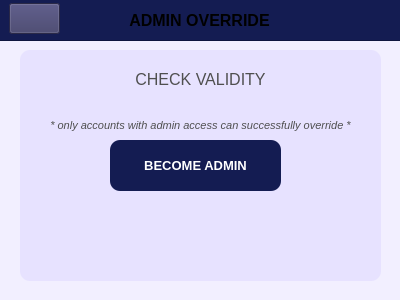
<?xml version="1.0" encoding="UTF-8"?>
<ui version="4.0">
 <class>PopUp_dashboardAdminOverride</class>
 <widget class="QDialog" name="PopUp_dashboardAdminOverride">
  <property name="geometry">
   <rect>
    <x>0</x>
    <y>0</y>
    <width>400</width>
    <height>300</height>
   </rect>
  </property>
  <property name="sizePolicy">
   <sizepolicy hsizetype="Fixed" vsizetype="Fixed">
    <horstretch>0</horstretch>
    <verstretch>0</verstretch>
   </sizepolicy>
  </property>
  <property name="windowTitle">
   <string>Dialog</string>
  </property>
  <property name="styleSheet">
   <string notr="true">#PopUp_dashboardAdminOverride{
	background-color: #f2efff;
}</string>
  </property>
  <widget class="QFrame" name="basePopUpBodyFrame">
   <property name="geometry">
    <rect>
     <x>20</x>
     <y>50</y>
     <width>361</width>
     <height>231</height>
    </rect>
   </property>
   <property name="styleSheet">
    <string notr="true">#basePopUpBodyFrame {
	background-color: #e7e2ff;
	border: none;
	border-radius: 10px;
}</string>
   </property>
   <property name="frameShape">
    <enum>QFrame::Shape::StyledPanel</enum>
   </property>
   <property name="frameShadow">
    <enum>QFrame::Shadow::Raised</enum>
   </property>
   <widget class="QLabel" name="adminoverride_labelDesc">
    <property name="geometry">
     <rect>
      <x>0</x>
      <y>20</y>
      <width>361</width>
      <height>61</height>
     </rect>
    </property>
    <property name="font">
     <font>
      <family>Arial</family>
      <pointsize>12</pointsize>
      <bold>false</bold>
     </font>
    </property>
    <property name="styleSheet">
     <string notr="true">#adminoverride_labelDesc {
	background-color: transparent;
	color: #4f4f4f;
}
</string>
    </property>
    <property name="text">
     <string>&lt;html&gt;&lt;head/&gt;&lt;body&gt;&lt;p&gt;CHECK VALIDITY&lt;/p&gt;&lt;p&gt;&lt;br/&gt;&lt;span style=&quot; font-size:8pt; font-style:italic;&quot;&gt;* only accounts with admin access can successfully override *&lt;/span&gt;&lt;/p&gt;&lt;/body&gt;&lt;/html&gt;</string>
    </property>
    <property name="alignment">
     <set>Qt::AlignmentFlag::AlignCenter</set>
    </property>
   </widget>
   <widget class="QPushButton" name="adminoverride_buttonOverrideAsAdmin">
    <property name="geometry">
     <rect>
      <x>90</x>
      <y>90</y>
      <width>171</width>
      <height>51</height>
     </rect>
    </property>
    <property name="font">
     <font>
      <family>Arial</family>
      <pointsize>10</pointsize>
      <bold>true</bold>
     </font>
    </property>
    <property name="cursor">
     <cursorShape>PointingHandCursor</cursorShape>
    </property>
    <property name="styleSheet">
     <string notr="true">#adminoverride_buttonOverrideAsAdmin {
    background-color: #141c52;
    color: white;
    border-radius: 10px;
    padding: 10px; /* Optional: Adjusts spacing inside the button */
}
#adminoverride_buttonOverrideAsAdmin:hover {
    background-color: #1a237e; /* Slightly lighter blue when hovered */
}
#adminoverride_buttonOverrideAsAdmin:pressed {
    background-color: #0f1442; /* Darker blue when clicked */
}</string>
    </property>
    <property name="text">
     <string>BECOME ADMIN</string>
    </property>
   </widget>
  </widget>
  <widget class="QFrame" name="basePopUpTitleFrame">
   <property name="geometry">
    <rect>
     <x>-1</x>
     <y>-10</y>
     <width>421</width>
     <height>51</height>
    </rect>
   </property>
   <property name="styleSheet">
    <string notr="true">#basePopUpTitleFrame {
	background-color: #141c52;
}</string>
   </property>
   <property name="frameShape">
    <enum>QFrame::Shape::StyledPanel</enum>
   </property>
   <property name="frameShadow">
    <enum>QFrame::Shadow::Raised</enum>
   </property>
   <widget class="QLabel" name="label_titleAdminOverride">
    <property name="geometry">
     <rect>
      <x>20</x>
      <y>10</y>
      <width>361</width>
      <height>41</height>
     </rect>
    </property>
    <property name="font">
     <font>
      <family>Arial</family>
      <pointsize>12</pointsize>
      <bold>true</bold>
     </font>
    </property>
    <property name="styleSheet">
     <string notr="true">#label_tableTitleDashboard {
	background-color: transparent;
	color: #FFFFFF;
}
</string>
    </property>
    <property name="text">
     <string>ADMIN OVERRIDE</string>
    </property>
    <property name="alignment">
     <set>Qt::AlignmentFlag::AlignCenter</set>
    </property>
   </widget>
   <widget class="QPushButton" name="btn_return_to_youraccount">
    <property name="geometry">
     <rect>
      <x>10</x>
      <y>13</y>
      <width>51</width>
      <height>31</height>
     </rect>
    </property>
    <property name="font">
     <font>
      <family>Arial</family>
      <pointsize>20</pointsize>
      <bold>true</bold>
     </font>
    </property>
    <property name="styleSheet">
     <string notr="true">#btn_return_to_youraccount {
    background-color: rgb(59, 57, 100);
}

#btn_return_to_youraccount:hover {
    background-color: #e2e5ff; /* Slightly lighter blue when hovered */
}

#btn_return_to_youraccount:pressed {
    background-color: #c8cbef; /* Darker blue when clicked */
}</string>
    </property>
    <property name="text">
     <string/>
    </property>
    <property name="icon">
     <iconset>
      <normaloff>../../../Assets/Icons/icon_return_light.svg</normaloff>../../../Assets/Icons/icon_return_light.svg</iconset>
    </property>
    <property name="iconSize">
     <size>
      <width>22</width>
      <height>22</height>
     </size>
    </property>
   </widget>
  </widget>
 </widget>
 <resources/>
 <connections/>
</ui>
